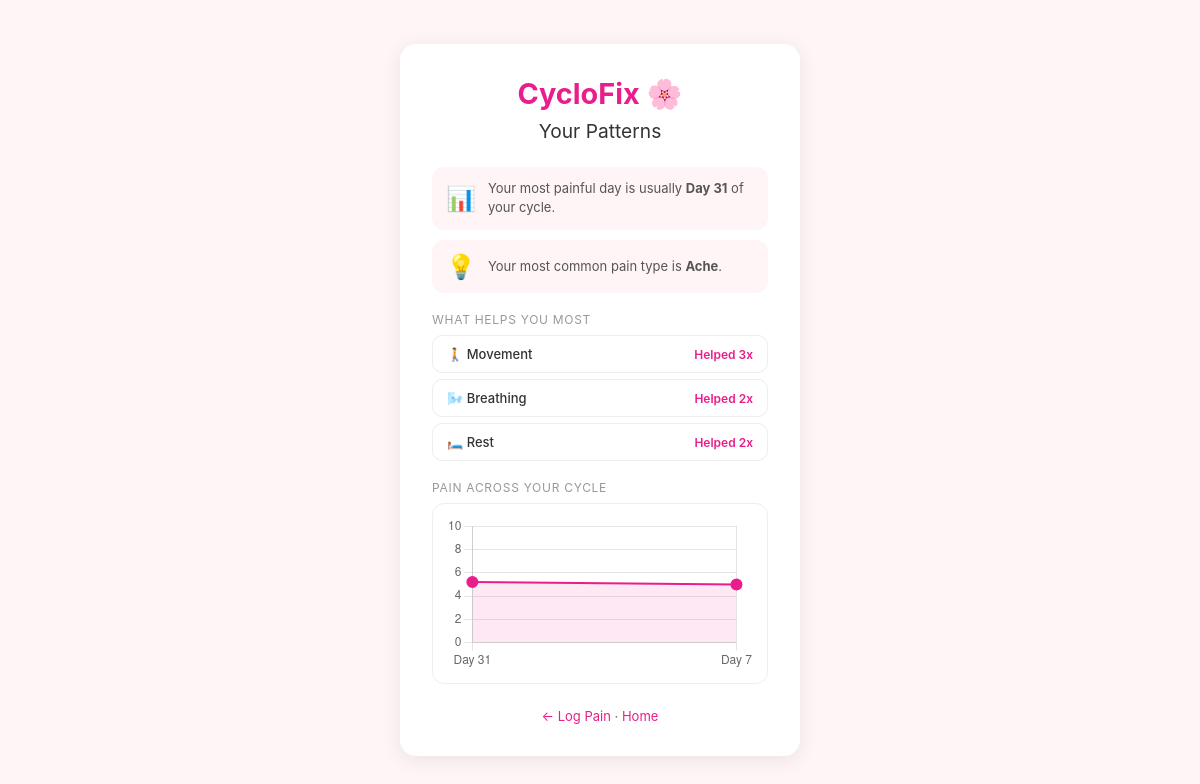
The app's page /patterns (signed in) with its own data.
### models.py (models this page shows)
class CycleLog(db.Model):
    id = db.Column(db.Integer, primary_key=True)
    user_id = db.Column(db.Integer, db.ForeignKey('user.id'), nullable=False)
    date = db.Column(db.Date, nullable=False, default=datetime.utcnow)
    cycle_day = db.Column(db.Integer, nullable=True)
    pain_intensity = db.Column(db.Integer, nullable=True)
    pain_type = db.Column(db.String(50), nullable=True)
    relief_suggestion = db.Column(db.String(100), nullable=True)
    relief_helped = db.Column(db.String(20), nullable=True)
    created_at = db.Column(db.DateTime, default=datetime.utcnow)

### app.py (the view)
@app.route('/patterns')
@login_required
def patterns():
    from collections import Counter
    all_logs = CycleLog.query.filter_by(
        user_id=current_user.id
    ).order_by(CycleLog.date.asc()).all()
    timeline = []
    for log in all_logs:
        if log.pain_intensity and log.cycle_day:
            timeline.append({
                'day': log.cycle_day,
                'intensity': log.pain_intensity,
                'type': log.pain_type
            })
    helpful_logs = [l for l in all_logs if l.relief_helped == 'yes' and l.relief_suggestion]
    help_counts = Counter([l.relief_suggestion for l in helpful_logs])
    top_helpers = help_counts.most_common(3)
    pain_types = Counter([l.pain_type for l in all_logs if l.pain_type])
    most_common_pain = pain_types.most_common(1)[0] if pain_types else None
    day_pain = {}
    for log in all_logs:
        if log.cycle_day and log.pain_intensity:
            if log.cycle_day not in day_pain:
                day_pain[log.cycle_day] = []
            day_pain[log.cycle_day].append(log.pain_intensity)
    avg_pain = {day: round(sum(vals)/len(vals), 1) for day, vals in day_pain.items()}
    worst_day = max(avg_pain, key=avg_pain.get) if avg_pain else None
    return render_template('patterns.html',
        user=current_user,
        timeline=timeline,
        top_helpers=top_helpers,
        most_common_pain=most_common_pain,
        avg_pain=avg_pain,
        worst_day=worst_day
    )

### app.py (called while the page is built)
@login_manager.user_loader
def load_user(user_id):
    return User.query.get(int(user_id))

### templates/patterns.html (shortened to what this page needs)
<!DOCTYPE html>
<html lang="en">
<head>
    <link rel="stylesheet" href="{{ url_for('static', filename='style.css') }}">
</head>
<body>
    <div class="container">
        <h1>CycloFix 🌸</h1>
        <h2>Your Patterns</h2>
        {% if worst_day %}
        <div class="insight-card">
            <div class="insight-emoji">📊</div>
            <div class="insight-text">
                Your most painful day is usually
                <strong>Day {{ worst_day }}</strong> of your cycle.
            </div>
        </div>
        {% endif %}
        {% if most_common_pain %}
        <div class="insight-card">
            <div class="insight-emoji">💡</div>
            <div class="insight-text">
                Your most common pain type is
                <strong>{{ most_common_pain[0] | capitalize }}</strong>.
            </div>
        </div>
        {% endif %}
        {% if top_helpers %}
        <div class="section-title">What helps you most</div>
        {% for suggestion, count in top_helpers %}
        <div class="helper-card">
            <span class="helper-name">
                {% if suggestion == 'heat' %}🔥 Heat
                {% elif suggestion == 'breathing' %}🌬️ Breathing
                {% elif suggestion == 'rest' %}🛏️ Rest
                {% elif suggestion == 'movement' %}🚶 Movement
                {% endif %}
            </span>
            <span class="helper-count">Helped {{ count }}x</span>
        </div>
        {% endfor %}
        {% endif %}
        {% if avg_pain %}
        <div class="section-title">Pain across your cycle</div>
        <div class="chart-container">
            <canvas id="painChart"></canvas>
        </div>
        {% endif %}
        <p style="margin-top:1.5rem">
            <a href="/log">← Log Pain</a> · <a href="/">Home</a>
        </p>
    </div>
    {% if avg_pain %}
    <script>
        const days = {{ avg_pain.keys() | list | tojson }};
        const intensities = {{ avg_pain.values() | list | tojson }};
        new Chart(document.getElementById('painChart'), {
            type: 'line',
            data: {
                labels: days.map(d => 'Day ' + d),
                datasets: [{
                    label: 'Average Pain',
                    data: intensities,
                    borderColor: '#e91e8c',
                    backgroundColor: 'rgba(233, 30, 140, 0.1)',
                    borderWidth: 2,
                    pointBackgroundColor: '#e91e8c',
                    pointRadius: 5,
                    tension: 0.3,
                    fill: true
                }]
            },
            options: {
                responsive: true,
                scales: {
                    y: {
                        min: 0,
                        max: 10,
                        ticks: { stepSize: 2 }
                    }
                },
                plugins: {
                    legend: { display: false }
                }
            }
        });
    </script>
    {% endif %}
</body>
</html>

### static/style.css (style rules this page uses)
* { margin: 0; padding: 0; box-sizing: border-box; }
body { font-family: -apple-system, BlinkMacSystemFont, 'Segoe UI', sans-serif; background: #fff5f7; min-height: 100vh; display: flex; align-items: center; justify-content: center; }
.container { background: white; padding: 2rem; border-radius: 16px; box-shadow: 0 4px 20px rgba(0,0,0,0.08); width: 100%; max-width: 400px; text-align: center; }
h1 { color: #e91e8c; font-size: 1.8rem; margin-bottom: 0.5rem; }
h2 { color: #333; font-size: 1.2rem; margin-bottom: 1.5rem; font-weight: 400; }
p { margin-top: 1rem; font-size: 13px; color: #666; }
a { color: #e91e8c; text-decoration: none; }
.insight-card { display: flex; align-items: center; gap: 12px; background: #fff5f7; border-radius: 12px; padding: 12px 14px; margin-bottom: 10px; text-align: left; }
.insight-emoji { font-size: 1.5rem; flex-shrink: 0; }
.insight-text { font-size: 13px; color: #555; line-height: 1.5; }
.section-title { font-size: 12px; color: #999; text-transform: uppercase; letter-spacing: 0.06em; margin: 1.2rem 0 8px; text-align: left; }
.helper-card { display: flex; justify-content: space-between; align-items: center; background: white; border: 1.5px solid #eee; border-radius: 10px; padding: 10px 14px; margin-bottom: 6px; }
.helper-name { font-size: 13px; color: #333; font-weight: 500; }
.helper-count { font-size: 12px; color: #e91e8c; font-weight: 600; }
.chart-container { margin-top: 8px; background: white; border-radius: 12px; padding: 12px; border: 1.5px solid #eee; }

### records on screen
CycleLog: pain_type "Ache"
CycleLog: relief_suggestion "🚶 Movement", count "3"
CycleLog: relief_suggestion "🌬️ Breathing", count "2"
CycleLog: relief_suggestion "🛏️ Rest", count "2"

### other values on screen
{{ worst_day }} "31"
chart data {{ avg_pain.keys() | list | tojson }} [31, 7]
chart data {{ avg_pain.values() | list | tojson }} [5.2, 5.0]
